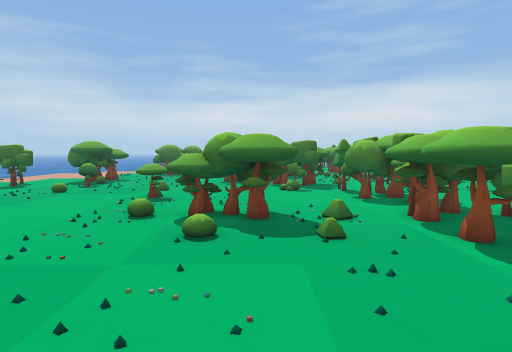
View 1 (above)

24 first-person views from a walk through a Godot game level. The camera is 1.2 m above the floor, tilts 4° down and sees 75° across. The floor is counted in squares, 1 m on a side. Each view is taken from the middle of a square. On the plan, view 1 faces up. The plan holds only what a view shows up to about 14 squares ahead; the rest is blank. The place goes on beyond the plan. Some surface patterns are stand-ins.

View 2
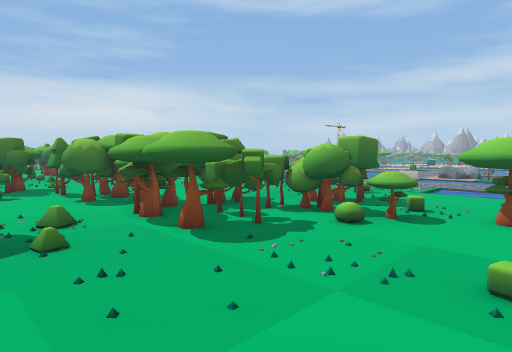

View 3
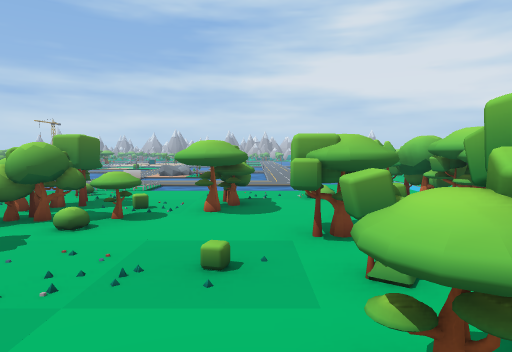

View 4
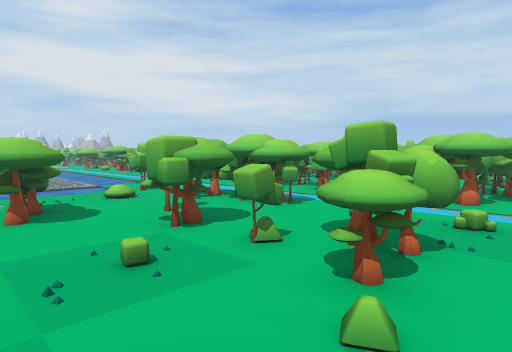

View 5
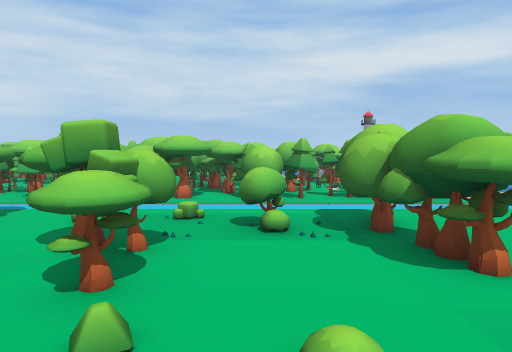

View 6
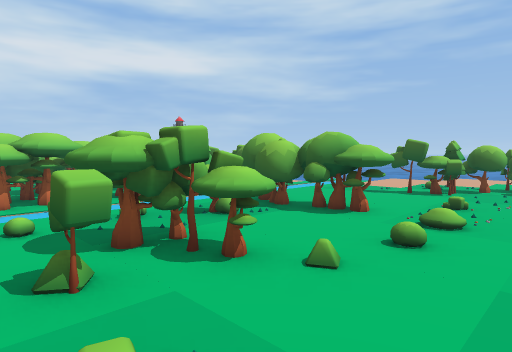

View 7
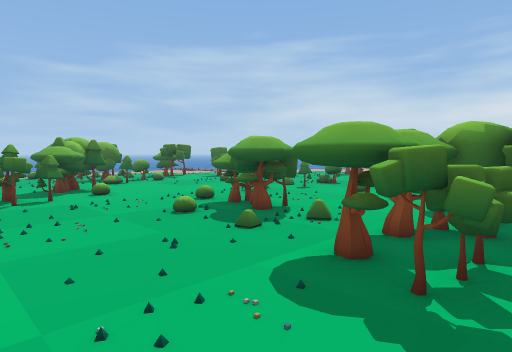

View 8
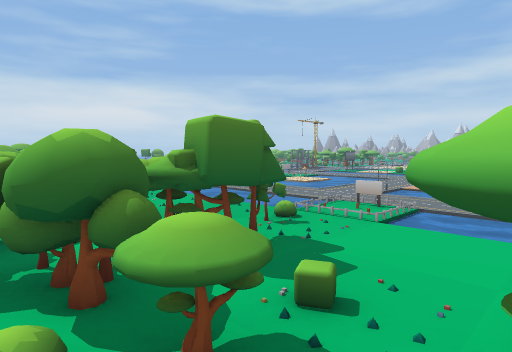

View 9
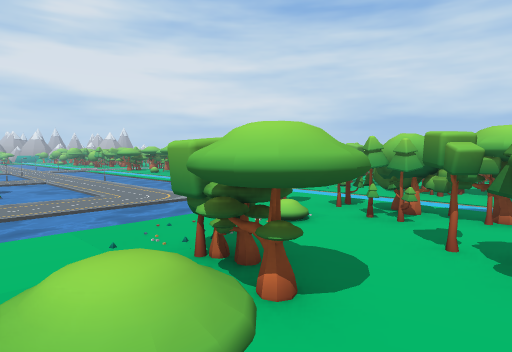

View 10
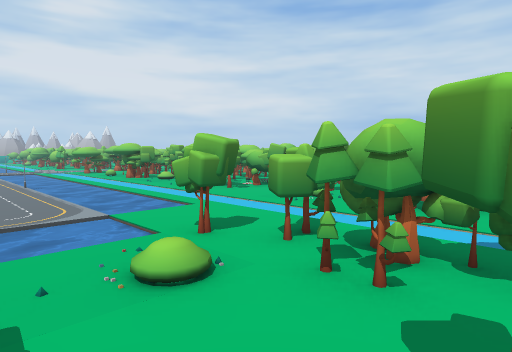

View 11
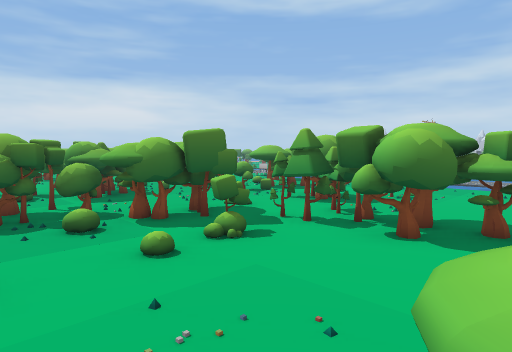

View 12
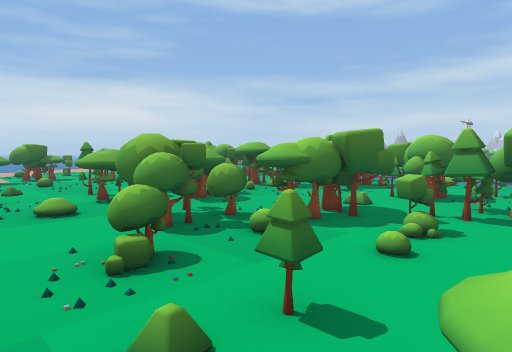

View 13
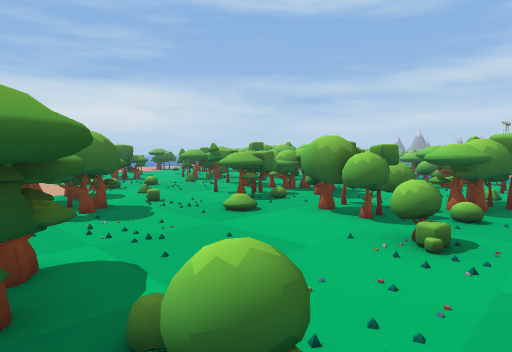

View 14
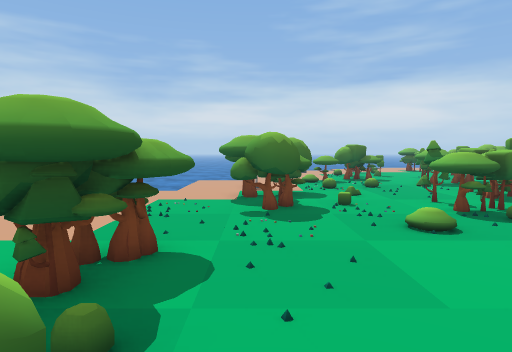

View 15
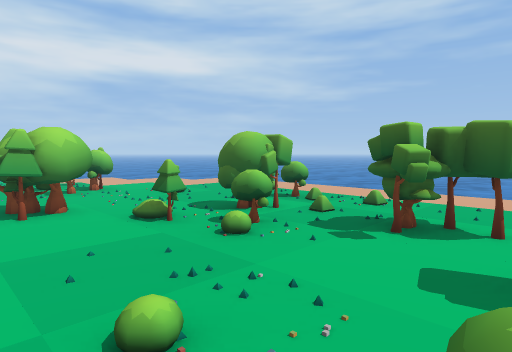

View 16
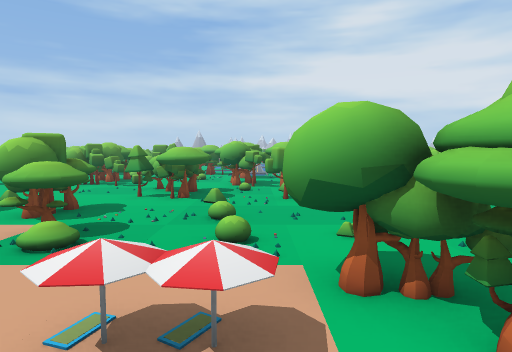

View 17
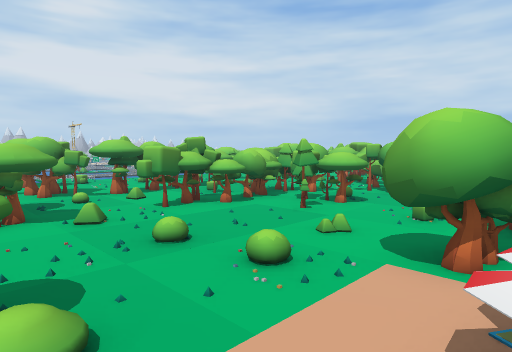

View 18
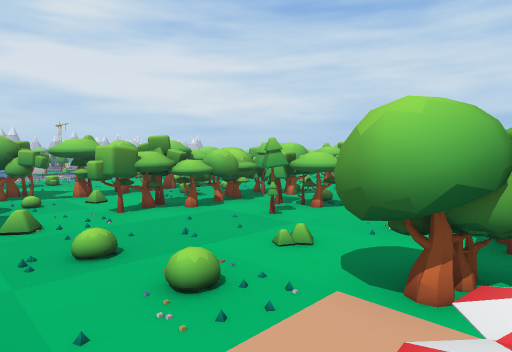

View 19
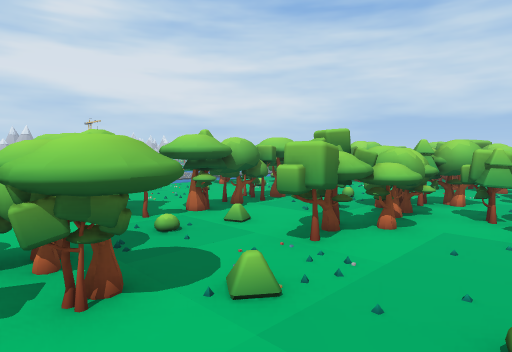

View 20
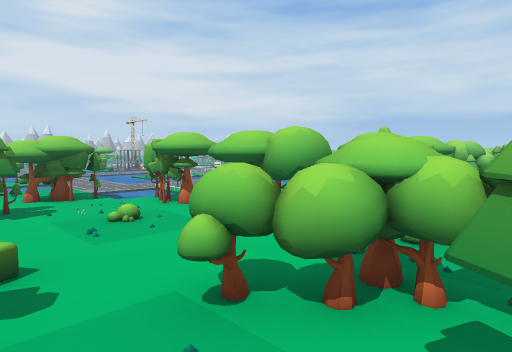

View 21
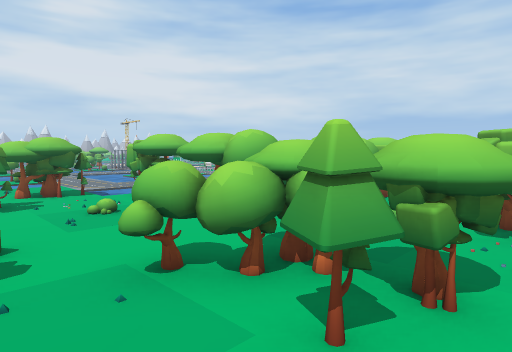

View 22
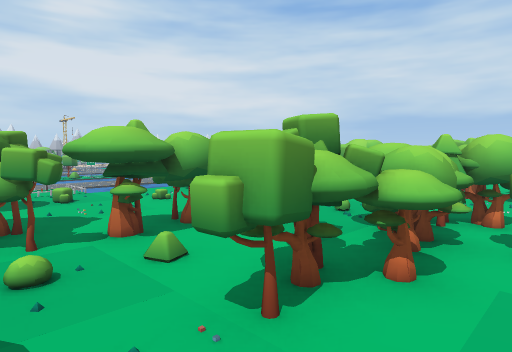

View 23
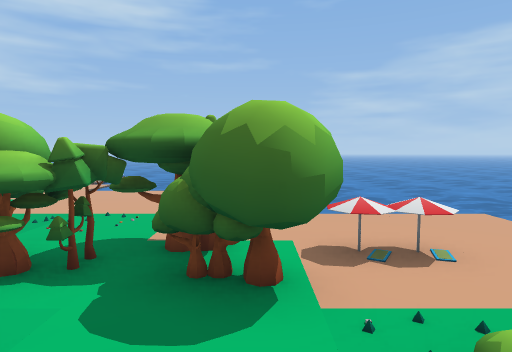

View 24
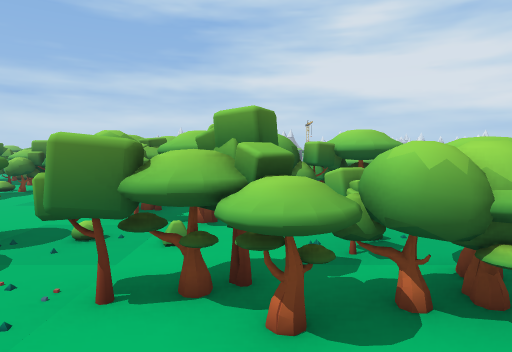

### Floor plan
Key: @ floor where view 1 was taken; # wall or solid block; x gap in a wall; . main floor; : floor 0.25 m higher than the main floor; / step, stairs or slope; = window, fence, low wall or low ledge; ≈ liquid the walk keeps out of; ^ raised ledge; T tree; B bush; U umbrella; O other object.
Columns run from 10 left of view 1 to 22 right of it. Each row starts with its distance up from view 1.
 27 ≈≈≈      TT....= O #OO
 26 ≈≈≈≈    .TT...T ...TOTT.
 25 ≈≈≈.....^...T#T......TO.. ≈.
 24 ≈≈≈........TTTT.TT.  TO..≈≈.=
 23 ≈≈≈..U.....OTT.TTTTTT≈≈.....
 22   ≈..OT.....T..TTTTTT≈≈.....
 21   ..TTTT...TT.TTT........≈
 20   ..TTT....^T.TTT........
 19  ....TT..TTTT= TO....≈≈..
 18 .....TT..TT#TTTTO.... ≈..
 17 .........T.TO =TO.OO ≈≈
 16 ....T.../..TT= OOTOO  ≈
 15   TTT....TT ...=TTO.
 14   TTT...TT^TT..  OO.
 13  O.TT...=.TTOT.TT...
 12  TT.=......TTT.TT ... ≈
 11 T.......=..B.TTT   .. ≈
 10 T...:........TT.   ..≈≈   ≈
  9 T......^....TTTT.....≈≈..≈≈≈
  8  ^ ..........TT......≈≈..≈≈≈
  7 T.x......TT..#TTO....≈≈.......
  6 T.:.....TTTTTTTTT....≈≈...=...
  5 ...TT.......TT#TTTT#=....≈≈.
  4 ...TT.......TTT.TTTT .==.≈≈
  3 ....TTT.........T=...≈≈..≈≈
  2 ..O..T#.........^T...≈≈..≈≈
  1 .OO.............TTT .≈≈..≈≈≈≈≈≈.
  0 .TT.../...@/.....T# .≈≈..≈≈≈≈≈≈.
 -1 . TOT..TT..#T=TTT....≈≈.........
 -2 . .TT..OT..TTTTTT..:.≈≈.......=..
 -3 ........OT= TT.TTTTTTT.≈≈≈≈≈≈≈≈≈≈
 -4  ......TT   .:.TT#TT...≈≈≈≈≈≈≈≈≈≈
 -5    ≈≈≈≈≈≈≈≈≈≈≈≈TTT≈O≈≈≈≈≈≈≈≈≈≈≈≈
 -6    ≈≈OO≈≈TTTTT ≈≈≈≈≈≈≈≈≈≈≈≈≈≈≈≈
 -7       OOTTTTTT  TOO     O

Where each view was taken, in squares from view 1:
view 1: 0 up, 0 right, facing up
view 2: 0 up, 0 right, facing up-right
view 3: 0 up, 0 right, facing right
view 4: 2 up, 0 right, facing down-right
view 5: 2 up, 0 right, facing down
view 6: 2 up, 4 right, facing down-left
view 7: 1 up, 5 right, facing up-left
view 8: 1 up, 5 right, facing up-right
view 9: 3 up, 5 right, facing down-right
view 10: 0 up, 6 right, facing down-right
view 11: 7 up, 2 left, facing up-right
view 12: 9 up, 4 left, facing up-right
view 13: 11 up, 7 left, facing up-right
view 14: 11 up, 5 left, facing up
view 15: 12 up, 5 left, facing down-left
view 16: 22 up, 7 left, facing right
view 17: 25 up, 5 left, facing down-right
view 18: 24 up, 5 left, facing down-right
view 19: 25 up, 1 left, facing down-right
view 20: 27 up, 2 right, facing down-right
view 21: 27 up, 1 right, facing down-right
view 22: 23 up, 0 right, facing down-right
view 23: 21 up, 1 left, facing left
view 24: 20 up, 1 left, facing right
